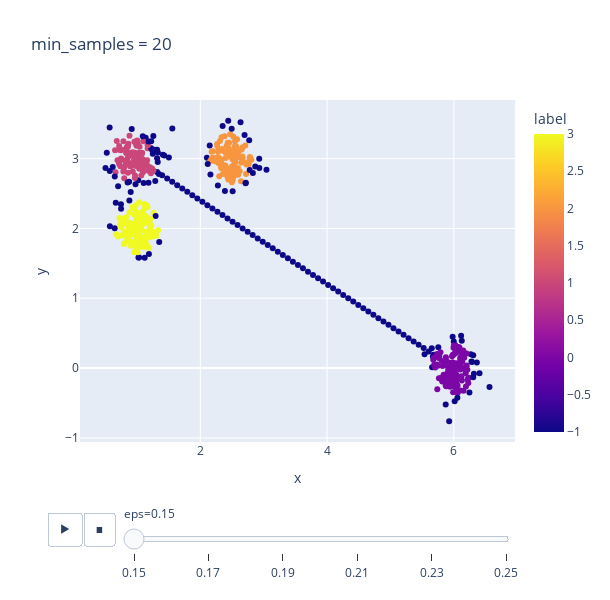

The cell this chart's notebook holds for it:
### Code cell
DBSCAN_params.plot_min_samples(chosen_min_samples_ranges[3])

### Figure 1 — Plotly figure (JSON) as saved in the notebook; plotly's stock layout.template omitted (floating-point values rounded to 4 significant figures; data arrays with more than 128 entries replaced by an {"elided": "..."} marker saying what was removed)
{"data": [{"hovertemplate": "eps=0.15<br>x=%{x}<br>y=%{y}<br>label=%{marker.color}<extra></extra>", "ids": {"elided": "564 int values"}, "legendgroup": "", "marker": {"color": {"elided": "564 int values"}, "coloraxis": "coloraxis", "symbol": "circle"}, "mode": "markers", "name": "", "orientation": "v", "showlegend": false, "type": "scatter", "x": {"elided": "564 float values"}, "xaxis": "x", "y": {"elided": "564 float values"}, "yaxis": "y"}], "layout": {"coloraxis": {"colorbar": {"title": {"text": "label"}}, "colorscale": [[0, "#0d0887"], [0.1111, "#46039f"], [0.2222, "#7201a8"], [0.3333, "#9c179e"], [0.4444, "#bd3786"], [0.5556, "#d8576b"], [0.6667, "#ed7953"], [0.7778, "#fb9f3a"], [0.8889, "#fdca26"], [1, "#f0f921"]]}, "height": 600, "legend": {"tracegroupgap": 0}, "sliders": [{"active": 0, "currentvalue": {"prefix": "eps="}, "len": 0.9, "pad": {"b": 10, "t": 60}, "steps": [{"args": [["0.15"], {"frame": {"duration": 0, "redraw": false}, "fromcurrent": true, "mode": "immediate", "transition": {"duration": 0, "easing": "linear"}}], "label": "0.15", "method": "animate"}, {"args": [["0.17"], {"frame": {"duration": 0, "redraw": false}, "fromcurrent": true, "mode": "immediate", "transition": {"duration": 0, "easing": "linear"}}], "label": "0.17", "method": "animate"}, {"args": [["0.19"], {"frame": {"duration": 0, "redraw": false}, "fromcurrent": true, "mode": "immediate", "transition": {"duration": 0, "easing": "linear"}}], "label": "0.19", "method": "animate"}, {"args": [["0.21"], {"frame": {"duration": 0, "redraw": false}, "fromcurrent": true, "mode": "immediate", "transition": {"duration": 0, "easing": "linear"}}], "label": "0.21", "method": "animate"}, {"args": [["0.23"], {"frame": {"duration": 0, "redraw": false}, "fromcurrent": true, "mode": "immediate", "transition": {"duration": 0, "easing": "linear"}}], "label": "0.23", "method": "animate"}, {"args": [["0.25"], {"frame": {"duration": 0, "redraw": false}, "fromcurrent": true, "mode": "immediate", "transition": {"duration": 0, "easing": "linear"}}], "label": "0.25", "method": "animate"}], "x": 0.1, "xanchor": "left", "y": 0, "yanchor": "top"}], "title": {"text": "min_samples = 20"}, "updatemenus": [{"buttons": [{"args": [null, {"frame": {"duration": 500, "redraw": false}, "fromcurrent": true, "mode": "immediate", "transition": {"duration": 500, "easing": "linear"}}], "label": "&#9654;", "method": "animate"}, {"args": [[null], {"frame": {"duration": 0, "redraw": false}, "fromcurrent": true, "mode": "immediate", "transition": {"duration": 0, "easing": "linear"}}], "label": "&#9724;", "method": "animate"}], "direction": "left", "pad": {"r": 10, "t": 70}, "showactive": false, "type": "buttons", "x": 0.1, "xanchor": "right", "y": 0, "yanchor": "top"}], "width": 610, "xaxis": {"anchor": "y", "domain": [0, 1], "title": {"text": "x"}}, "yaxis": {"anchor": "x", "domain": [0, 1], "title": {"text": "y"}}}}
